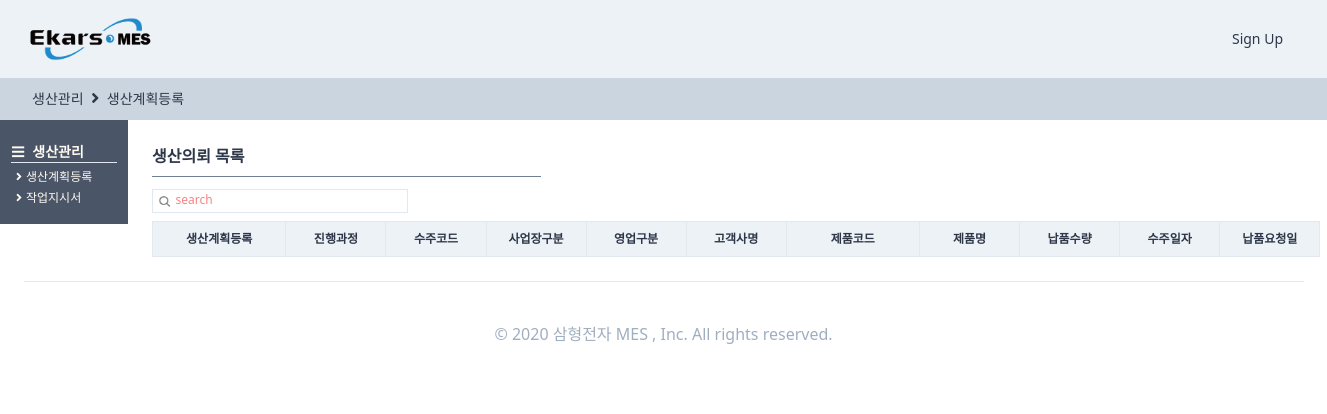
/producemanages/produceplanlist/, run on an earlier commit of the app's database.
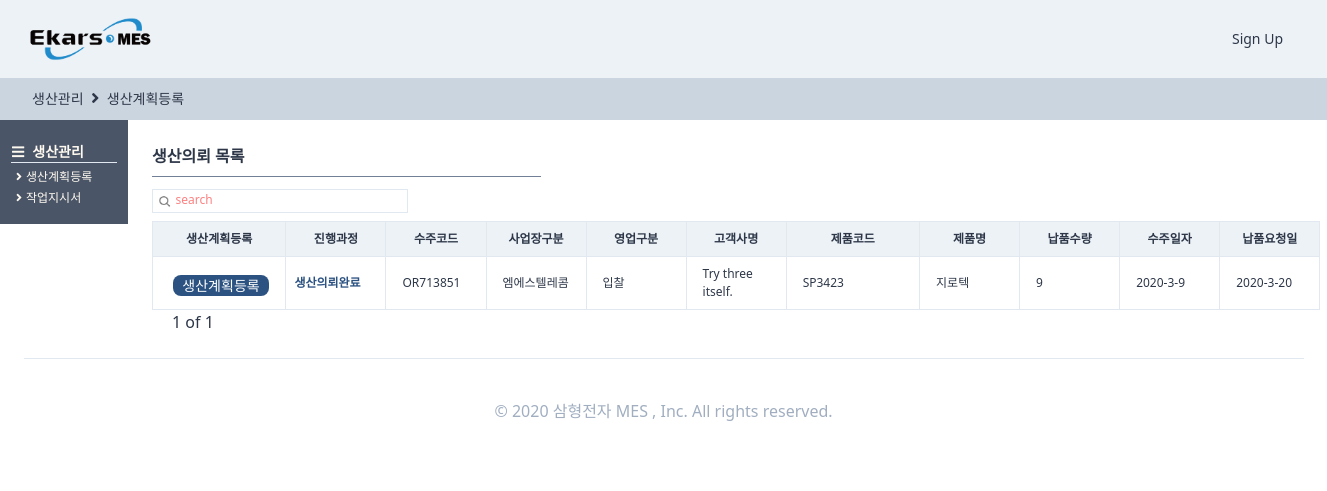
And on a later commit of the database.
### orders/models.py (models this page shows, shortened)
class OrderRegister(TimeStampedModel):
    입찰 = "입찰"
    대리점 = "대리점"
    AS = "A/S"
    내부계획 = "내부계획"
    영업구분_CHOICES = ((입찰, "입찰"), (대리점, "대리점"), (AS, "A/S"), (내부계획, "내부계획"))
    삼형전자 = "삼형전자"
    엠에스텔레콤 = "엠에스텔레콤"
    사업장구분_CHOICES = (
        (삼형전자, "삼형전자"),
        (엠에스텔레콤, "엠에스텔레콤"),
    )
    출하완료 = "출하완료"
    출하미완료 = "출하미완료"
    출하구분_CHOICES = (
        (출하완료, "출하완료"),
        (출하미완료, "출하미완료"),
    )
    단품 = "단품"
    랙 = "랙"
    제품구분_CHOICES = (
        (단품, "단품"),
        (랙, "랙"),
    )
    랙생산의뢰 = models.ForeignKey(
        "self", related_name="단품생산의뢰", on_delete=models.SET_NULL, null=True, blank=True
    )
    작성자 = models.ForeignKey(
        users_models.User,
        related_name="수주등록",
        on_delete=models.SET_NULL,
        null=True,
        blank=True,
    )
    수주코드 = models.CharField(max_length=50)
    영업구분 = models.CharField(choices=영업구분_CHOICES, max_length=10, blank=True, default=입찰)
    제품구분 = models.CharField(choices=제품구분_CHOICES, max_length=10, blank=True, default=단품)
    사업장구분 = models.CharField(
        choices=사업장구분_CHOICES, max_length=10, blank=True, default=삼형전자
    )
    수주일자 = models.DateField(auto_now=False, auto_now_add=False)
    고객사명 = models.ForeignKey(
        SI_models.CustomerPartner,
        related_name="수주등록",
        on_delete=models.SET_NULL,
        null=True,
        blank=True,
    )
    현장명 = models.CharField(max_length=50)
    납품요청일 = models.DateField(auto_now=False, auto_now_add=False, blank=True, null=True)
    납품수량 = models.IntegerField()
    특이사항 = models.TextField(blank=True)
    단품모델 = models.ForeignKey(
        SI_models.SingleProduct,
        related_name="수주등록",
        on_delete=models.SET_NULL,
        null=True,
        blank=True,
    )
    랙모델 = models.ForeignKey(
        SI_models.RackProduct,
        related_name="수주등록",
        on_delete=models.SET_NULL,
        null=True,
        blank=True,
    )
    출하구분 = models.CharField(
        choices=출하구분_CHOICES, max_length=10, blank=True, default=출하미완료
    )
    class Meta:
        verbose_name = "수주등록"
        verbose_name_plural = "수주등록"
    def process(self):
        try:
            pro = self.생산요청
            try:
                cess = self.생산요청.생산계획.현재공정
                pro = self.생산요청.생산계획.현재공정달성율
                try:
                    pro = self.생산요청.생산계획.작업지시서.작업지시서등록.최종검사
                    try:
                        pro = self.생산요청.생산계획.작업지시서.작업지시서등록.최종검사.최종검사등록
                        return "최종검사완료"
                    except:
                        return "최종검사의뢰완료"
                except:
                    return f"생산중({cess}:{pro})"
            except:
                return "생산의뢰완료"
        except:
            return "수주등록완료"

### StandardInformation/models.py (models this page shows, shortened)
class CustomerPartner(TimeStampedModel):
    고객 = "고객"
    대리점 = "대리점"
    공급처 = "공급처"
    거래처_CHOICES = (
        (고객, "고객"),
        (대리점, "대리점"),
        (공급처, "공급처"),
    )
    고객작성자 = models.ForeignKey(
        "users.User", related_name="고객거래처작성자", on_delete=models.SET_NULL, null=True
    )
    작성일 = models.DateField(auto_now=True, auto_now_add=False)
    거래처구분 = models.CharField(choices=거래처_CHOICES, max_length=4, default=공급처)
    거래처코드 = models.CharField(max_length=50, null=True)
    거래처명 = models.CharField(max_length=70, null=True)
    사업자등록번호 = models.CharField(max_length=50, null=True)
    고객담당자 = models.ForeignKey(
        "users.User", related_name="고객거래처담당자", on_delete=models.SET_NULL, null=True
    )
    연락처 = models.CharField(max_length=50, blank=True)
    이메일 = models.EmailField(max_length=254)
    사업장주소 = models.CharField(max_length=70, blank=True, null=True)
    사업자등록증첨부 = models.FileField(blank=True, null=True)
    특이사항 = models.TextField(blank=True, null=True)
    사용여부 = models.BooleanField(default=False)
    class Meta:
        verbose_name = "고객"
        verbose_name_plural = "고객"
    def __str__(self):
        return self.거래처명

class SingleProduct(TimeStampedModel):
    작성자 = models.ForeignKey(
        "users.User", related_name="단품제품작성자", on_delete=models.SET_NULL, null=True
    )
    작성일 = models.DateField(auto_now=True, auto_now_add=False)
    모델코드 = models.CharField(max_length=80, blank=True)
    모델명 = models.CharField(max_length=30, blank=True)
    규격 = models.CharField(max_length=80, blank=True)
    단위 = models.CharField(max_length=10, blank=True)
    단가 = models.IntegerField(null=True)
    class Meta:
        verbose_name = "단품제품"
        verbose_name_plural = "단품제품"

### producemanages/views.py (the view, shortened to what this page needs)
# urls.py: path("produceplanlist/", views.produceplanlist, name="produceplanlist"),
def produceplanlist(request):
    user = request.user
    search = request.GET.get("search")
    if search is None:
        s_order = []
        order = (
            OR_models.OrderRegister.objects.filter(출하구분="출하미완료")
            .filter(제품구분="단품")
            .order_by("-created")
        )
        for s in order:
            if s.process() == "생산의뢰완료":
                s_order.append(s)
            else:
                pass
        s_bool = False
    pagediv = 7
    totalpage = int(math.ceil(len(s_order) / pagediv))
    paginator = Paginator(s_order, pagediv, orphans=0)
    page = request.GET.get("page", "1")
    s_order = paginator.get_page(page)
    nextpage = int(page) + 1
    previouspage = int(page) - 1
    notsamebool = True
    nonpage = False
    if totalpage == 0:
        nonpage = True
    if int(page) == totalpage:
        notsamebool = False
    if (search is None) or (search == ""):
        search = "search"
    return render(
        request,
        "producemanages/produceplanlist.html",
        {
            "s_order": s_order,
            "search": search,
            "page": page,
            "totalpage": totalpage,
            "notsamebool": notsamebool,
            "nextpage": nextpage,
            "previouspage": previouspage,
            "s_bool": s_bool,
            "nonpage": nonpage,
        },
    )

### templates/producemanages/produceplanlist.html (shortened to what the changed rows need)
{%extends "producemanages/producemanageshome.html"%}
{%load static%}
{%block main_contens%}
<div class="flex flex-col">
    <div class="w-11/12 h-full ml-32 -mt-6 font-semibold pt-12 flex flex-col">
        <div class="flex flex-col p-6 w-full ">
            <div class="flex ">
                <div class="flew flex-col">
                    <table class="table-fixed font-light text-xs w-full">
                        <thead>
                            <tr>
                                <th class="border bg-gray-200 px-2 py-2 w-32">생산계획등록</th>
                                <th class="border bg-gray-200 px-2 py-2 w-24">진행과정</th>
                                <th class="border bg-gray-200 px-4 py-2 w-24">수주코드</th>
                                <th class="border bg-gray-200 px-4 py-2 w-24">사업장구분</th>
                                <th class="border bg-gray-200 px-4 py-2 w-24">영업구분</th>
                                <th class="border bg-gray-200 px-4 py-2 w-24">고객사명</th>
                                <th class="border bg-gray-200 px-4 py-2 w-32">제품코드</th>
                                <th class="border bg-gray-200 px-4 py-2 w-24">제품명</th>
                                <th class="border bg-gray-200 px-4 py-2 w-24">납품수량</th>
                                <th class="border bg-gray-200 px-4 py-2 w-24">수주일자</th>
                                <th class="border bg-gray-200 px-4 py-2 w-24">납품요청일</th>
                            </tr>
                        </thead>
                        <tbody>
                            {%for list in s_order%}
                            <tr>
                                <td class="border px-2 py-2 font-bold
                            text-blue-800 justify-center">
                                    <a href="{%url "producemanages:produceplanregister" list.pk %}">
                                        <div class="btn-link hover:bg-teal-800 hover:font-bold mt-1 mb-0 ml-3">생산계획등록
                                        </div>
                                    </a>
                                </td>
                                <td class="border px-2 py-2 font-bold
                            text-blue-800 ">
                                    {{list.process}}</td>
                                <td class="border px-4 py-2  hover:text-blue-700 hover:font-bold "><a
                                        href="{%url "producemanages:orderdetail" list.pk %}">
                                        {{list.수주코드}}</a></td>
                                <td class="border px-4 py-2">{{list.사업장구분}}</td>
                                <td class="border px-4 py-2">{{list.영업구분}}</td>
                                <td class="border px-4 py-2">{{list.고객사명}}</td>
                                {%if list.제품구분 == "단품"%}
                                <td class="border px-4 py-2">{{list.단품모델.모델코드}}</td>
                                <td class="border px-4 py-2">{{list.단품모델.모델명}}</td>
                                {%else%}
                                <td class="border px-4 py-2">{{list.랙모델.랙시리얼코드}}</td>
                                <td class="border px-4 py-2">{{list.랙모델.랙모델명}}</td>
                                {%endif%}
                                <td class="border px-4 py-2">{{list.납품수량}}</td>
                                <td class="border px-4 py-2">
                                    {{list.수주일자.year}}-{{list.수주일자.month}}-{{list.수주일자.day}}</td>
                                <td class="border px-4 py-2">
                                    {%if list.납품요청일 is None%}
                                    {%else%}
                                    {{list.납품요청일.year}}-{{list.납품요청일.month}}-{{list.납품요청일.day}}{%endif%}</td>
                            </tr>
                            {%endfor%}
                        </tbody>
                    </table>
                    {%if nonpage%}
                    {%else%}
                    <div class="flex ml-2">
                        <span class="mx-3 font-medium  text-base">{{page}} of
                            {{totalpage}}</span>
                    </div>
                    {%endif%}
                </div>
            </div>
        </div>
    </div>
</div>
{%endblock main_contens %}

What changed in the data, as far as the page shows it:
added OrderRegister: process "생산의뢰완료", 수주코드 "OR713851", 사업장구분 "엠에스텔레콤", 영업구분 "입찰", 고객사명 "Try three itself.", 단품모델.모델코드 "SP3423", 단품모델.모델명 "지로텍", 납품수량 "9", 수주일자.year "2020", 수주일자.month "3", 수주일자.day "9", 납품요청일.year "2020", 납품요청일.month "3", 납품요청일.day "20"
Also different on the page:
{{ page }}: (not shown) → "1"
{{ totalpage }}: (not shown) → "1"
text now shown: "of"
